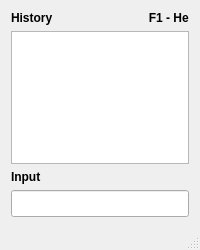
<?xml version="1.0" encoding="UTF-8"?>
<ui version="4.0">
 <class>crosscalc</class>
 <widget class="QMainWindow" name="crosscalc">
  <property name="geometry">
   <rect>
    <x>0</x>
    <y>0</y>
    <width>200</width>
    <height>250</height>
   </rect>
  </property>
  <property name="minimumSize">
   <size>
    <width>200</width>
    <height>250</height>
   </size>
  </property>
  <property name="windowTitle">
   <string>CrossCalc</string>
  </property>
  <widget class="QWidget" name="centralWidget">
   <property name="sizePolicy">
    <sizepolicy hsizetype="Preferred" vsizetype="Preferred">
     <horstretch>0</horstretch>
     <verstretch>0</verstretch>
    </sizepolicy>
   </property>
   <property name="minimumSize">
    <size>
     <width>0</width>
     <height>0</height>
    </size>
   </property>
   <layout class="QGridLayout" name="gridLayout_2">
    <item row="0" column="0">
     <widget class="QLabel" name="history_label">
      <property name="font">
       <font>
        <weight>75</weight>
        <bold>true</bold>
       </font>
      </property>
      <property name="text">
       <string>History                             F1 - Help</string>
      </property>
     </widget>
    </item>
    <item row="1" column="0">
     <widget class="QTextEdit" name="history">
      <property name="enabled">
       <bool>true</bool>
      </property>
      <property name="cursor" stdset="0">
       <cursorShape>IBeamCursor</cursorShape>
      </property>
      <property name="readOnly">
       <bool>false</bool>
      </property>
     </widget>
    </item>
    <item row="2" column="0">
     <widget class="QLabel" name="input_label">
      <property name="font">
       <font>
        <weight>75</weight>
        <bold>true</bold>
       </font>
      </property>
      <property name="text">
       <string>Input</string>
      </property>
     </widget>
    </item>
    <item row="3" column="0">
     <widget class="QLineEdit" name="input">
      <property name="font">
       <font>
        <pointsize>12</pointsize>
        <weight>75</weight>
        <bold>true</bold>
       </font>
      </property>
     </widget>
    </item>
   </layout>
  </widget>
  <widget class="QMenuBar" name="menuBar">
   <property name="geometry">
    <rect>
     <x>0</x>
     <y>0</y>
     <width>200</width>
     <height>21</height>
    </rect>
   </property>
  </widget>
  <widget class="QStatusBar" name="statusBar"/>
 </widget>
 <layoutdefault spacing="6" margin="11"/>
 <resources/>
 <connections/>
</ui>
